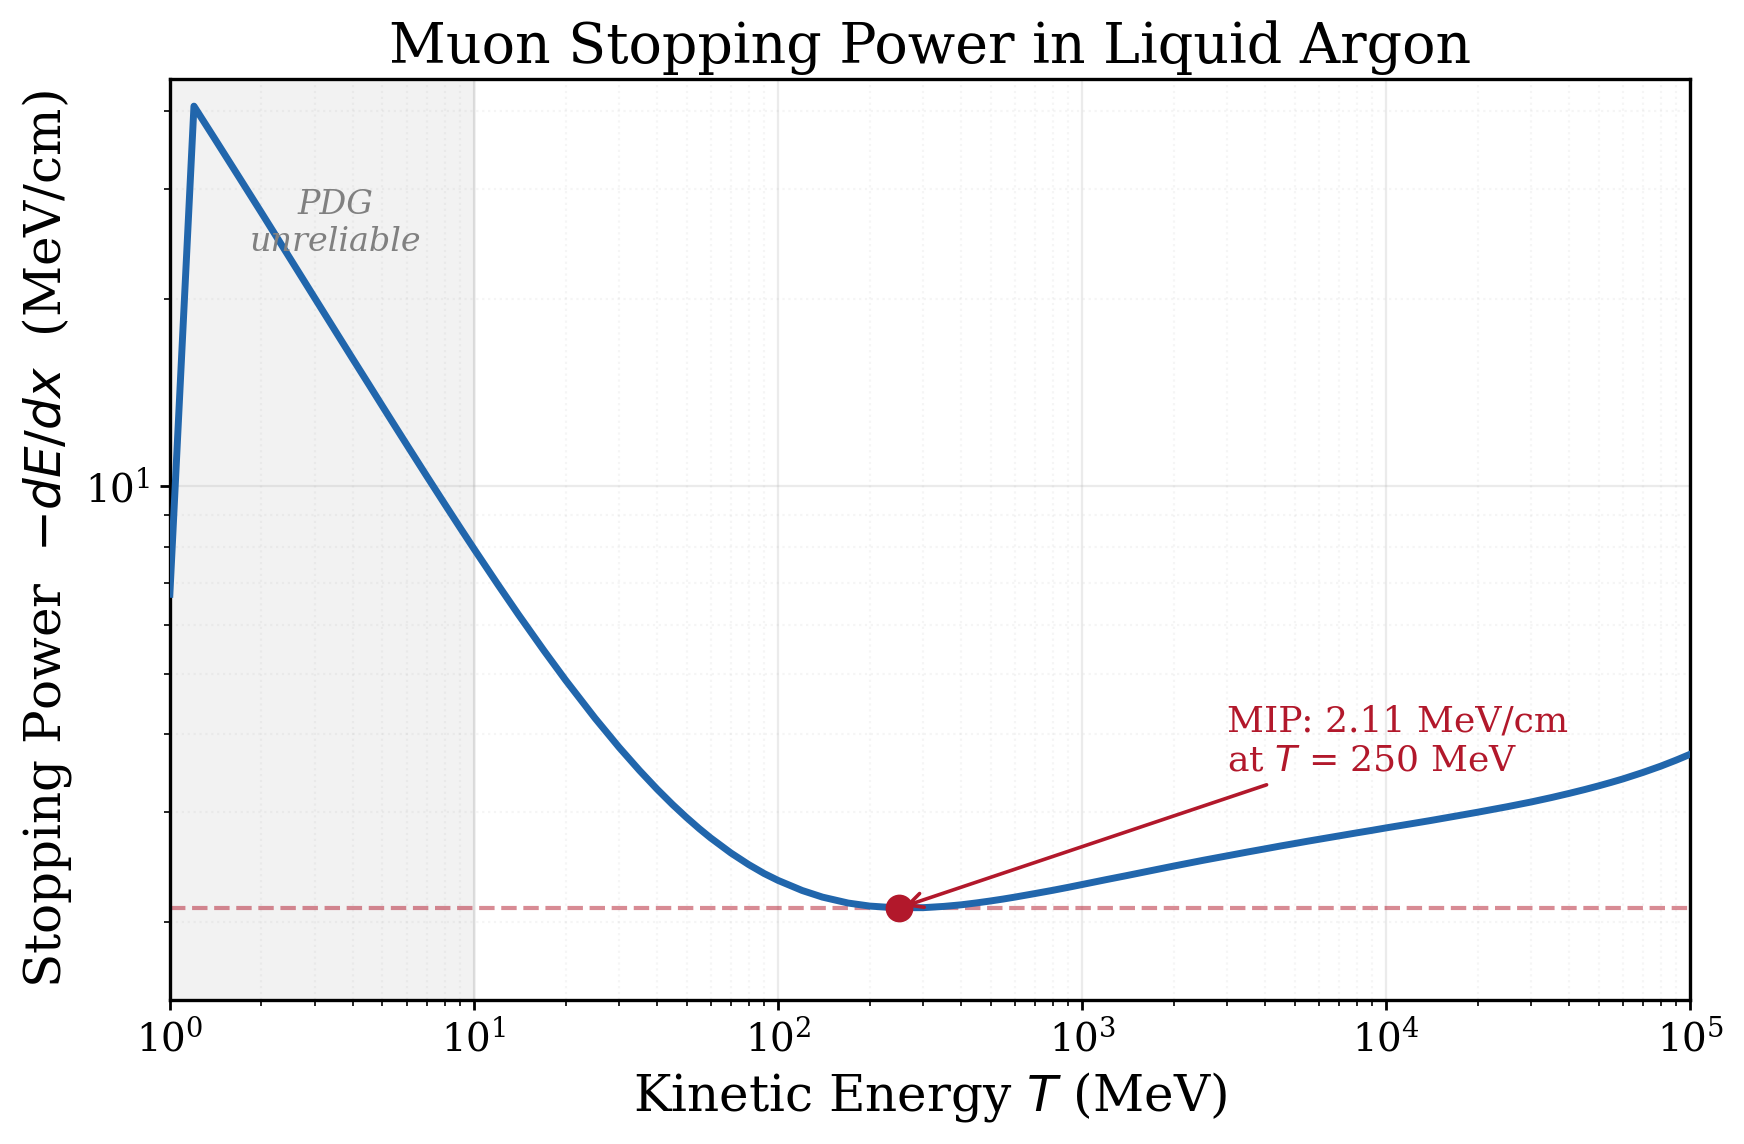

Python code for this plot:
"""Slide 1: Muon dE/dx (Bethe-Bloch) curve in liquid argon."""
import sys, os
sys.path.insert(0, os.path.join(os.path.dirname(__file__), '..', '..'))

import numpy as np
import matplotlib.pyplot as plt
import matplotlib as mpl

mpl.rcParams.update({
    'font.family': 'serif',
    'font.size': 16,
    'axes.labelsize': 18,
    'axes.titlesize': 20,
    'xtick.labelsize': 14,
    'ytick.labelsize': 14,
    'legend.fontsize': 14,
    'figure.dpi': 200,
    'savefig.dpi': 200,
    'axes.linewidth': 1.2,
    'xtick.major.width': 1.0,
    'ytick.major.width': 1.0,
    'xtick.minor.width': 0.6,
    'ytick.minor.width': 0.6,
    'lines.linewidth': 2.5,
})

LAR_DENSITY = 1.396

data = np.loadtxt('tools/data/muon_dedx_lar.csv', delimiter=',', comments='#')
T_MeV = data[:, 0]
dedx_MeVcm = data[:, 2] * LAR_DENSITY

mip_idx = np.argmin(data[:, 2])
T_mip = T_MeV[mip_idx]
dedx_mip = dedx_MeVcm[mip_idx]

fig, ax = plt.subplots(figsize=(9, 6))

ax.loglog(T_MeV, dedx_MeVcm, color='#2166AC', lw=2.5, zorder=3)

# MIP point
ax.axhline(dedx_mip, color='#B2182B', ls='--', lw=1.5, alpha=0.5, zorder=2)
ax.plot(T_mip, dedx_mip, 'o', color='#B2182B', ms=9, zorder=4)
ax.annotate(f'MIP: {dedx_mip:.2f} MeV/cm\nat $T$ = {T_mip:.0f} MeV',
            xy=(T_mip, dedx_mip), fontsize=13,
            xytext=(3000, 3.5),
            arrowprops=dict(arrowstyle='->', color='#B2182B', lw=1.3),
            color='#B2182B')

# Shade unreliable region
ax.axvspan(T_MeV[0], 10, color='gray', alpha=0.1, zorder=1)
ax.text(3.5, 30, 'PDG\nunreliable', fontsize=12, color='0.5',
        ha='center', va='top', style='italic')

ax.set_xlabel('Kinetic Energy $T$ (MeV)')
ax.set_ylabel('Stopping Power  $-dE/dx$  (MeV/cm)')
ax.set_title('Muon Stopping Power in Liquid Argon')
ax.set_xlim(T_MeV[0], T_MeV[-1])
ax.set_ylim(1.5, 45)
ax.grid(True, which='major', ls='-', alpha=0.25)
ax.grid(True, which='minor', ls=':', alpha=0.12)

fig.tight_layout()
out = os.path.join(os.path.dirname(__file__), 'slide1_dedx_curve.png')
fig.savefig(out, bbox_inches='tight')
plt.close(fig)
print(f'Saved {out}')
